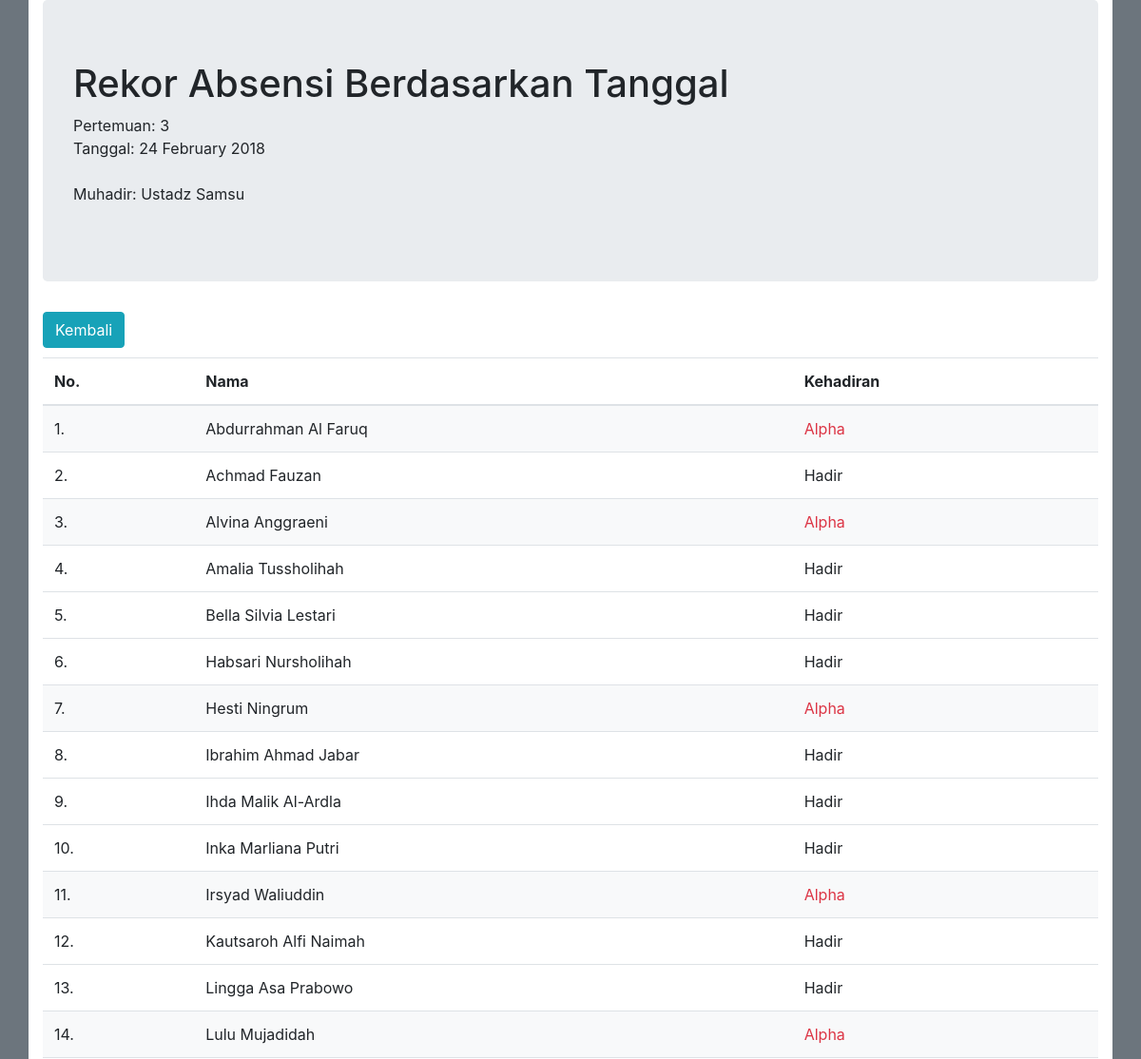
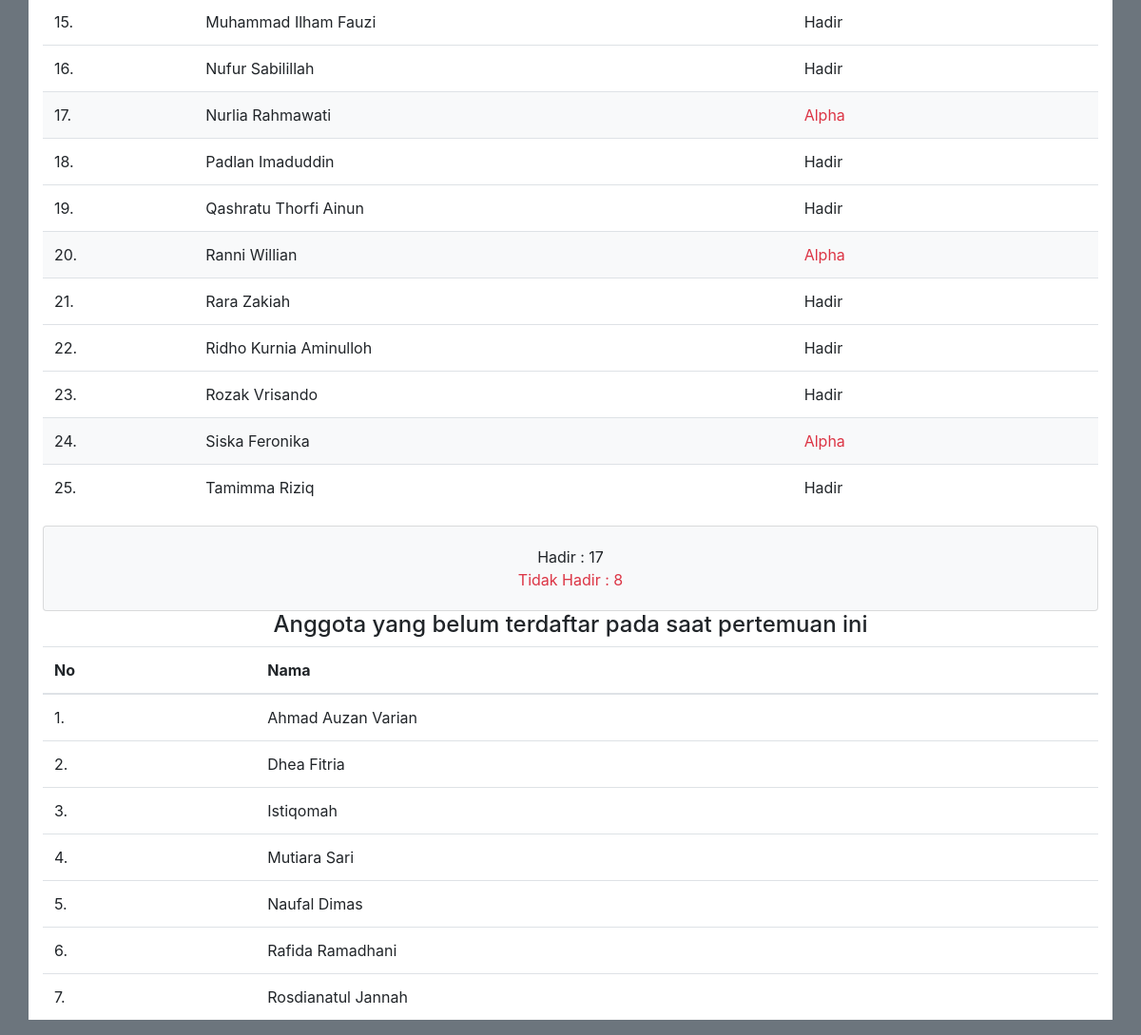
Page /Absensi/rekor_tanggal/3 on the committed database (2 pictures, top to bottom).
### tables this page shows
CREATE TABLE `tbl_anggota` (
  `id` int(11) NOT NULL AUTO_INCREMENT,
  `nama` varchar(45) NOT NULL,
  `alamat` text NOT NULL,
  `notelp` varchar(13) NOT NULL,
  `foto` varchar(255) DEFAULT NULL,
  PRIMARY KEY (`id`)
);

CREATE TABLE `tbl_kehadiran` (
  `id_tgl` int(11) NOT NULL,
  `id` int(11) NOT NULL,
  `tanggal` date NOT NULL,
  `hadir` enum('Hadir','Alpha') NOT NULL,
  `id_muhadir` varchar(50) NOT NULL DEFAULT '',
  KEY `ID` (`id`)
);

### application/controllers/Absensi.php (called while the page is built, shortened)
<?php
class Absensi extends CI_Controller{
    public function __construct(){
        $this->load->model('absensi_model');
        $this->load->library('Pdf');
    }
    public function rekor_tanggal($id){
        $data = $this->absensi_model->query("SELECT *, DATE_FORMAT(tanggal,'%d %M %Y') as tanggal
                                            FROM tbl_anggota , tbl_kehadiran
                                            INNER JOIN tbl_muhadir
                                            ON tbl_muhadir.id_muhadir = tbl_kehadiran.id_muhadir
                                            where tbl_anggota.id = tbl_kehadiran.id AND id_tgl = $id
                                            order by nama asc"
                                        );
        $not = $this->absensi_model->query("SELECT id, nama FROM tbl_anggota WHERE id NOT IN(SELECT id FROM tbl_kehadiran WHERE id_tgl = $id) ORDER BY nama");
        $data = array(
            'data' => $data,
            'pertemuan' => $data[0]['id_tgl'],
            'tanggal' => $data[0]['tanggal'],
            'muhadir' => $data[0]['muhadir'],
            'not' => $not
            );
        $this->load->view('rekor_tanggal', $data);
    }
}

### index.php (called while the page is built, shortened)
<?php
require_once BASEPATH.'core/CodeIgniter.php';

### application/models/Absensi_model.php (called while the page is built, shortened)
<?php
class Absensi_model extends CI_Model{
    public function query($query){
        $res=$this->db->query($query);
        return $res->result_array();
    }
}

### application/views/rekor_tanggal.php (the view, shortened to what this page needs)
<!DOCTYPE HTML>
<html>
    <head>
    <link rel="stylesheet" href="https://maxcdn.bootstrapcdn.com/bootstrap/4.0.0/css/bootstrap.min.css">
    <link rel="stylesheet" href="<?php echo base_url('resources/css/w3-colors-win8.css'); ?>">
    </head>
    <body class="bg-secondary">
	<div class="container bg-white">
	    <div class="jumbotron">
	        <h1>Rekor Absensi Berdasarkan Tanggal</h1>
	        <p>
	            Pertemuan: <?= $pertemuan; ?> <br>
	            Tanggal: <?= $tanggal; ?><br><br>
    	        Muhadir: <?= $muhadir; ?>
	        </p>
	    </div>
	    <div class="pull-right" style="margin-bottom: 10px;">
	        <a class="btn btn-info" href="<?=site_url('Absensi/rekor_presensi'); ?>">Kembali</a>
	    </div>
	<table class="table">
		<thead>
			<th>No.</th>
			<th>Nama</th>
			<th>Kehadiran</th>
		</thead>
		<tbody>
			<?php $no = 1; $hadir = 0; $alpha = 0; ?>
			<?php foreach($data as $rekortgl){ ?>
			<?php if($rekortgl['hadir'] == "Alpha"){ ?>
			<tr class="bg-light">
				<td><?=$no; ?>.</td>
				<td><?=$rekortgl['nama']; ?></td>
				<td><span class="text-danger"><?=$rekortgl['hadir']; ?></span><?php $alpha++; ?></td>
			</tr>
			<?php } else{ ?>
			<tr>
				<td><?=$no; ?>.</td>
				<td><?=$rekortgl['nama']; ?></td>
				<td><?=$rekortgl['hadir']; $hadir++; ?></td>
			<?php } ?>
			<?php $no++; ?>
			<?php } ?>
		</tbody>
	</table>
	<div class="card bg-light">
	    <div class="card-body text-center">
	        <span>Hadir : <?= $hadir; ?></span><br>
	        <span class="text-danger">Tidak Hadir : <?= $alpha; ?></span>
	    </div>
	</div>
	<h4 class="text-center">Anggota yang belum terdaftar pada saat pertemuan ini</h4>
	<table class="table">
	    <thead>
	        <tr>
	            <th>No</th>
	            <th>Nama</th>
	        </tr>
	    </thead>
	    <tbody>
	        <?php $no = 1; ?>
	        <?php foreach($not as $belum){ ?>
	            <tr>
	                <td><?=$no; ?>.</td>
	                <td><?=$belum['nama']; ?></td>
	                <?php $no++; ?>
	            </tr>
	        <?php } ?>
	    </tbody>
	</table>
</div>
</body>
</html>

### rows in the picture
tbl_anggota: nama "Abdurrahman Al Faruq", tbl_kehadiran.hadir "Alpha"
tbl_anggota: nama "Achmad Fauzan", tbl_kehadiran.hadir "Hadir"
tbl_anggota: nama "Alvina Anggraeni", tbl_kehadiran.hadir "Alpha"
tbl_anggota: nama "Amalia Tussholihah", tbl_kehadiran.hadir "Hadir"
tbl_anggota: nama "Bella Silvia Lestari", tbl_kehadiran.hadir "Hadir"
tbl_anggota: nama "Habsari Nursholihah", tbl_kehadiran.hadir "Hadir"
tbl_anggota: nama "Hesti Ningrum", tbl_kehadiran.hadir "Alpha"
tbl_anggota: nama "Ibrahim Ahmad Jabar", tbl_kehadiran.hadir "Hadir"
tbl_anggota: nama "Ihda Malik Al-Ardla", tbl_kehadiran.hadir "Hadir"
tbl_anggota: nama "Inka Marliana Putri", tbl_kehadiran.hadir "Hadir"
tbl_anggota: nama "Irsyad Waliuddin", tbl_kehadiran.hadir "Alpha"
tbl_anggota: nama "Kautsaroh Alfi Naimah", tbl_kehadiran.hadir "Hadir"
tbl_anggota: nama "Lingga Asa Prabowo", tbl_kehadiran.hadir "Hadir"
tbl_anggota: nama "Lulu Mujadidah", tbl_kehadiran.hadir "Alpha"
tbl_anggota: nama "Muhammad Ilham Fauzi", tbl_kehadiran.hadir "Hadir"
tbl_anggota: nama "Nufur Sabilillah", tbl_kehadiran.hadir "Hadir"
tbl_anggota: nama "Nurlia Rahmawati", tbl_kehadiran.hadir "Alpha"
tbl_anggota: nama "Padlan Imaduddin", tbl_kehadiran.hadir "Hadir"
tbl_anggota: nama "Qashratu Thorfi Ainun", tbl_kehadiran.hadir "Hadir"
tbl_anggota: nama "Ranni Willian", tbl_kehadiran.hadir "Alpha"
tbl_anggota: nama "Rara Zakiah", tbl_kehadiran.hadir "Hadir"
tbl_anggota: nama "Ridho Kurnia Aminulloh", tbl_kehadiran.hadir "Hadir"
tbl_anggota: nama "Rozak Vrisando", tbl_kehadiran.hadir "Hadir"
tbl_anggota: nama "Siska Feronika", tbl_kehadiran.hadir "Alpha"
tbl_anggota: nama "Tamimma Riziq", tbl_kehadiran.hadir "Hadir"
tbl_anggota: nama "Ahmad Auzan Varian"
tbl_anggota: nama "Dhea Fitria"
tbl_anggota: nama "Istiqomah"
tbl_anggota: nama "Mutiara Sari"
tbl_anggota: nama "Naufal Dimas"
tbl_anggota: nama "Rafida Ramadhani"
tbl_anggota: nama "Rosdianatul Jannah"

### other values in the picture
$pertemuan "3"
$tanggal "24 February 2018"
$muhadir "Ustadz Samsu"
$hadir "17"
$alpha "8"
